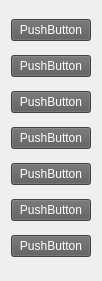
   <widget class="QWidget" name="verticalLayoutWidget">
    <property name="geometry">
     <rect>
      <x>470</x>
      <y>50</y>
      <width>81</width>
      <height>281</height>
     </rect>
    </property>
    <layout class="QVBoxLayout" name="verticalLayout">
     <item>
      <widget class="QPushButton" name="pushButton_2">
       <property name="styleSheet">
        <string notr="true">background-color: rgb(91, 91, 91);
color: rgb(255, 255, 255);</string>
       </property>
       <property name="text">
        <string>PushButton</string>
       </property>
      </widget>
     </item>
     <item>
      <widget class="QPushButton" name="pushButton">
       <property name="styleSheet">
        <string notr="true">background-color: rgb(91, 91, 91);
color: rgb(255, 255, 255);</string>
       </property>
       <property name="text">
        <string>PushButton</string>
       </property>
      </widget>
     </item>
     <item>
      <widget class="QPushButton" name="pushButton_3">
       <property name="styleSheet">
        <string notr="true">background-color: rgb(91, 91, 91);
color: rgb(255, 255, 255);</string>
       </property>
       <property name="text">
        <string>PushButton</string>
       </property>
      </widget>
     </item>
     <item>
      <widget class="QPushButton" name="pushButton_4">
       <property name="styleSheet">
        <string notr="true">background-color: rgb(91, 91, 91);
color: rgb(255, 255, 255);</string>
       </property>
       <property name="text">
        <string>PushButton</string>
       </property>
      </widget>
     </item>
     <item>
      <widget class="QPushButton" name="pushButton_5">
       <property name="styleSheet">
        <string notr="true">background-color: rgb(91, 91, 91);
color: rgb(255, 255, 255);</string>
       </property>
       <property name="text">
        <string>PushButton</string>
       </property>
      </widget>
     </item>
     <item>
      <widget class="QPushButton" name="pushButton_6">
       <property name="styleSheet">
        <string notr="true">background-color: rgb(91, 91, 91);
color: rgb(255, 255, 255);</string>
       </property>
       <property name="text">
        <string>PushButton</string>
       </property>
      </widget>
     </item>
     <item>
      <widget class="QPushButton" name="pushButton_7">
       <property name="styleSheet">
        <string notr="true">background-color: rgb(91, 91, 91);
color: rgb(255, 255, 255);</string>
       </property>
       <property name="text">
        <string>PushButton</string>
       </property>
      </widget>
     </item>
    </layout>
   </widget>
